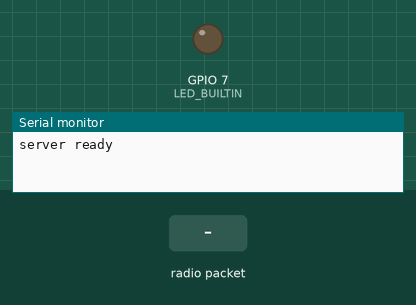
Simulated run of this program. Board: ESP32-C3. On the bench: output pins drawn as LEDs (lit = HIGH), the last lines printed to the serial monitor. The test bench sets the inputs (shaded band). No radio packets arrive unless stated.

Above: at 1.2 s.
1.3 s: radio packet "1" arrives
At 2.3 s:
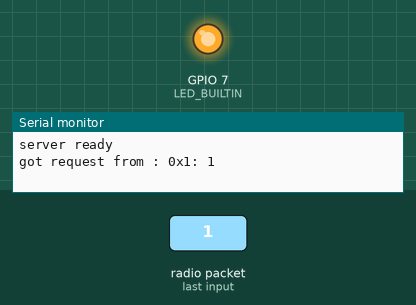
2.9 s: radio packet "0" arrives
At 3.5 s:
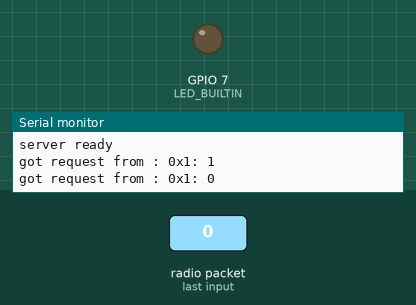
4.5 s: radio packet "2" arrives
At 6.0 s:
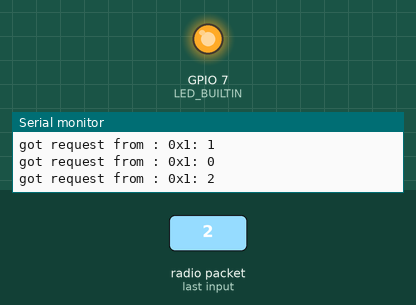
Timing chart, 0 to 7.5 s (numbered marks = the images above; inputs shaded):
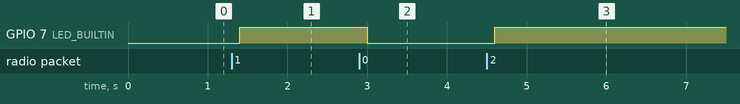

Measured:
- after the input at 1.3 s, GPIO 7 (LED_BUILTIN): LOW → HIGH after 0.10 s
- after the input at 2.9 s, GPIO 7 (LED_BUILTIN): HIGH → LOW after 0.10 s
- after the input at 4.5 s, GPIO 7 (LED_BUILTIN): LOW → HIGH after 0.10 s

The program:

main.cpp
```cpp
// rf69_reliable_datagram_server.pde
// -*- mode: C++ -*-
// Example sketch showing how to create a simple addressed, reliable messaging server
// with the RHReliableDatagram class, using the RH_RF69 driver to control a RF69 radio.
// It is designed to work with the other example rf69_reliable_datagram_client
// Tested on Moteino with RFM69 http://lowpowerlab.com/moteino/
// Tested on miniWireless with RFM69 www.anarduino.com/miniwireless
// Tested on Teensy 3.1 with RF69 on PJRC breakout board
//
// consumes about 46mA on LOLIN C3-MINI, so on-board LDO is OK, large buffer >=22µF is needed on 3V3 for RF-modules.

#include <RHReliableDatagram.h>
#include <RH_RF69.h>
#include <SPI.h>

#define CLIENT_ADDRESS 1
#define SERVER_ADDRESS 2

/**
 * @brief
 *
 * Signal   LOLIN C3-MINI
 * SCK      10
 * MISO     4
 * MOSI     7
 * NSS      6
 * DIO0     2
 * 3V3		3V3
 * GND		GND
 */

// Singleton instance of the radio driver
RH_RF69 driver(6);

// Class to manage message delivery and receipt, using the driver declared above
RHReliableDatagram manager(driver, SERVER_ADDRESS);

uint8_t data[] = "And hello back to you";
// Dont put this on the stack:
uint8_t buf[RH_RF69_MAX_MESSAGE_LEN];
const int LED_BUILTIN = 7;

void setup()
{
	pinMode(LED_BUILTIN, OUTPUT);
	Serial.begin(115200);
	while (!Serial)
		;
	if (!manager.init())
	{
		Serial.println("init failed");
		while (true)
			;
	}
	// Defaults after init are 434.0MHz, modulation GFSK_Rb250Fd250, +13dbM (for low power module)

	// If you are using a high power RF69 eg RFM69HW, you *must* set a Tx power with the
	// ishighpowermodule flag set like this:
	driver.setFrequency(868.0);
	driver.setTxPower(0, true);
	Serial.println("server ready");
}

void loop()
{
	if (manager.available())
	{
		// Wait for a message addressed to us from the client
		uint8_t len = sizeof(buf);
		uint8_t from;
		if (manager.recvfromAck(buf, &len, &from))
		{
			Serial.print("got request from : 0x");
			Serial.print(from, HEX);
			Serial.print(": ");
			Serial.println((char *)buf);

			// Send a reply back to the originator client
			if (!manager.sendtoWait(data, sizeof(data), from))
			{
				Serial.println("sendtoWait failed");
			}
			digitalWrite(LED_BUILTIN, digitalRead(LED_BUILTIN) == HIGH ? LOW : HIGH);
		}
	}
}
```
